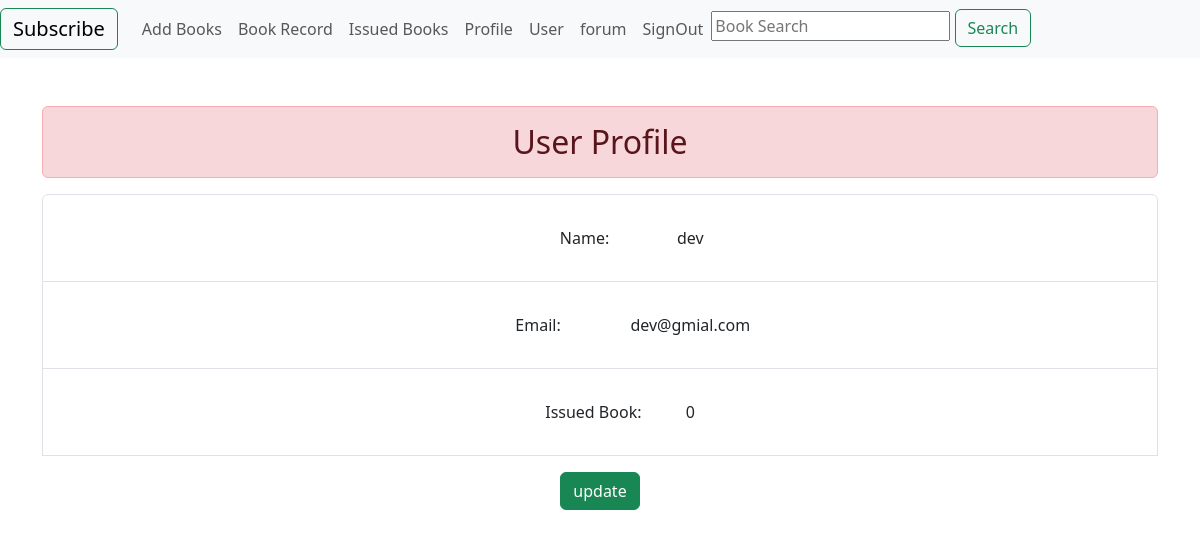
/student_profile (signed in), run on the app's committed database.
### info/models.py (models this page shows)
class Student(models.Model):
    name=models.CharField(max_length=200,default="anonymous" )
    email=models.CharField(max_length=200,null=True)
    password = models.CharField(max_length=20, unique=True)
    stock = models.IntegerField(default=0)
    issue = models.IntegerField(default=0)
    bname = models.CharField(max_length=50, default=0)
    subscrib = models.ForeignKey(Sub,null=True,on_delete=models.CASCADE)
    class Meta:
        db_table = "Student"

### info/views.py (the view)
# urls.py: path('student_profile', views.student_profile, name="student_profile"),
def student_profile(request):
    if 'stu' in request.session:
        stu_id = request.session['stu']
        A = Student.objects.filter(id=stu_id)
    return render(request, 'profile.html',{"A":A})

### info/templates/profile.html (shortened to what this page needs)
{% extends 'home.html' %}
{% block content %}
<div class="container mt-5">
    <h2 class="text-center alert alert-danger ">User Profile</h2>
</div>
{% for i in A %}
<div class="container">
    <div class="row">
        <div class="col-lg-12 col-lg-offset-0">
            <div class="row pad">
                <div class="col-lg-12">
                    <div class="panel panel-primary">
                        <div class="card-body">
                            <ul class="list-group">
                                <li class="list-group-item">
                                    <div class="container text-center my-3">
                                    <label class="col-sm-2 col-form-label">Name:</label>
                                    {{i.name}}
                                </li>
                                <li class="list-group-item">
                                    <div class="container text-center my-3">
                                    <label class="col-sm-2 col-form-label">Email:</label>
                                    {{i.email}}
                                </li>
                                <li class="list-group-item">
                                    <div class="container text-center my-3">
                                    <label class="col-sm-2 col-form-label">Issued Book:</label>
                                    {{i.bname}}
                                </li>
                                <form action="{% url 'stu_edit' %}" method="POST">
                                    <div class="container text-center my-3">
                                    <input type="submit" name="update" class="btn btn-success" value="update">
                                </form>
                            </ul>
                        </div>
                    </div>
                </div>
            </div>
        </div>
    </div>
</div>
{% endfor %}
{% endblock content %}

### data on the page
Student: name "dev", email "dev@gmial.com", bname "0"
